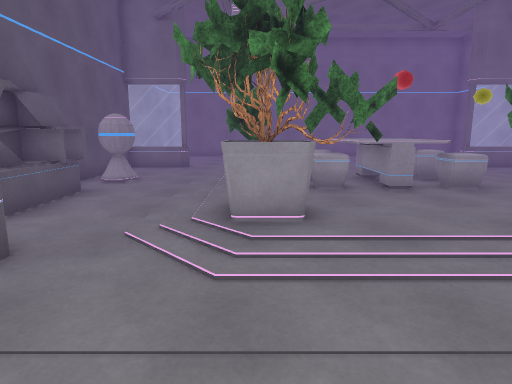
View 1 (above)

16 first-person views from a walk through a Unity game level. The camera is 1.5 m above the floor, tilts 10° down and sees 75° across. The floor is counted in squares, 1 m on a side. Each view is taken from the middle of a square. On the plan, view 1 faces up. The plan holds only what a view shows up to about 15 squares ahead; the rest is blank. The player character is not drawn. Some surface patterns are stand-ins.

View 2
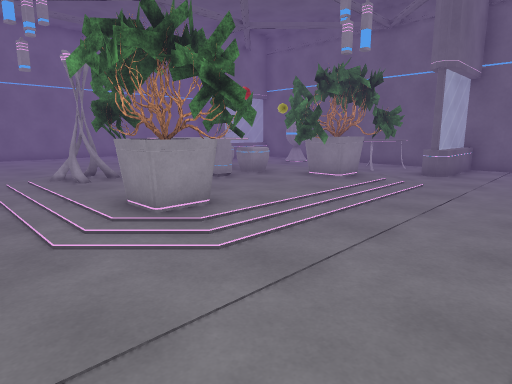

View 3
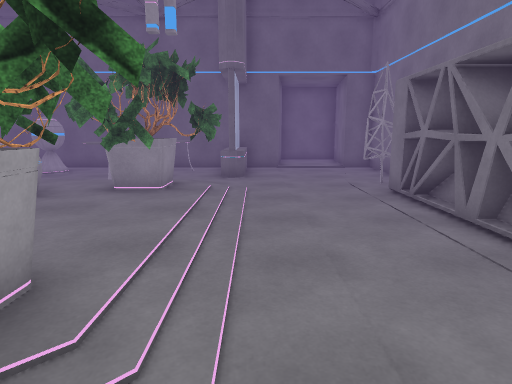

View 4
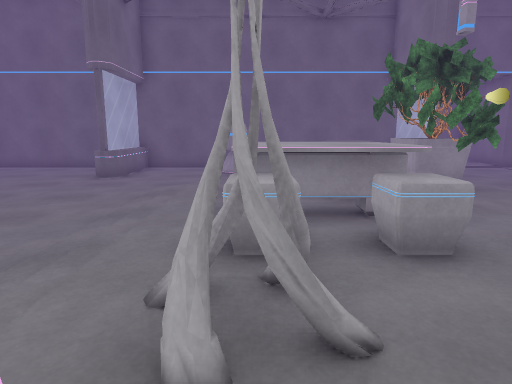

View 5
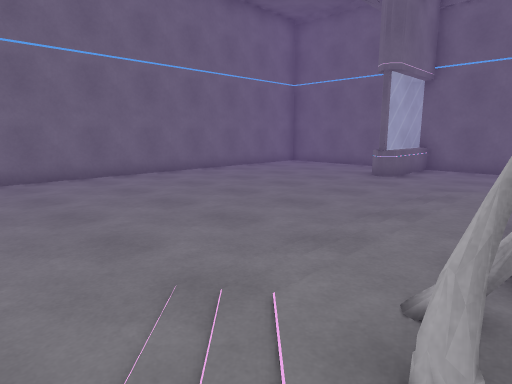

View 6
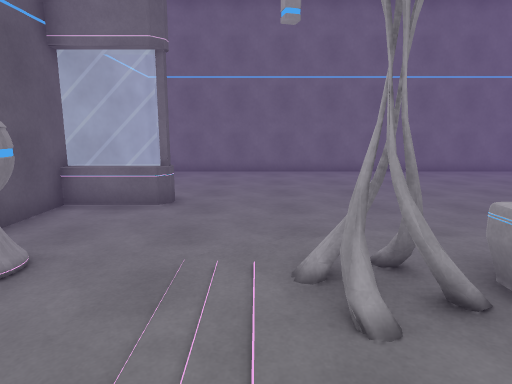

View 7
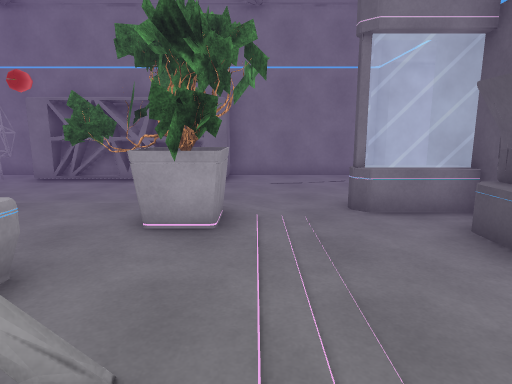

View 8
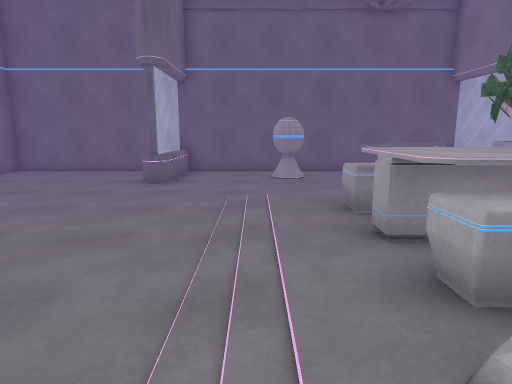

View 9
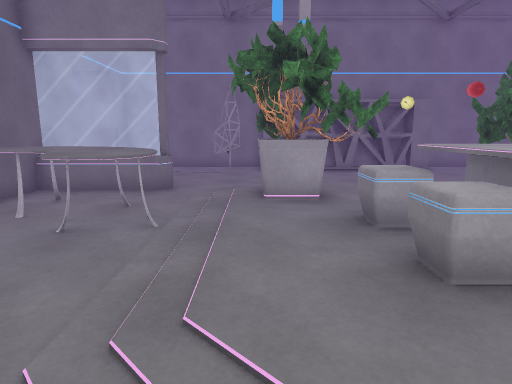

View 10
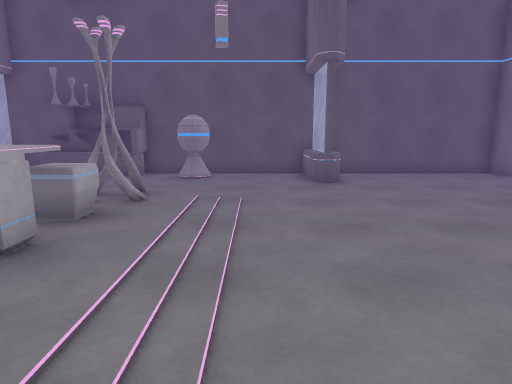

View 11
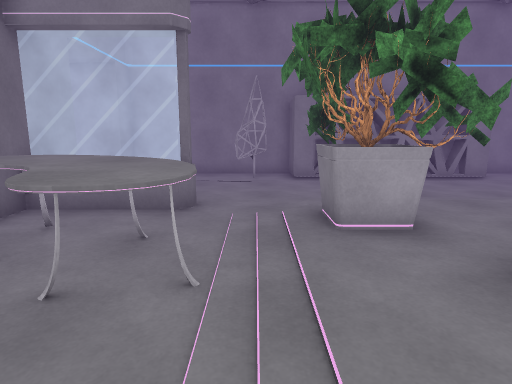

View 12
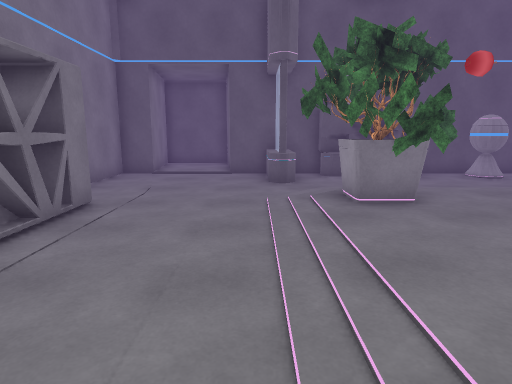

View 13
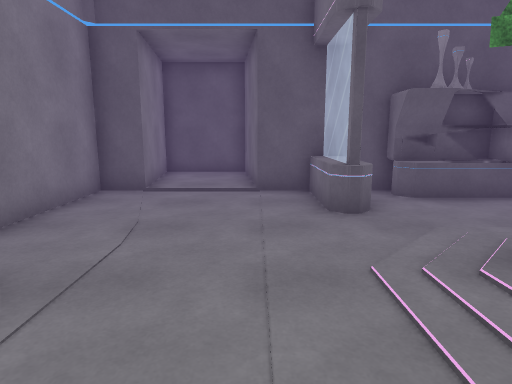

View 14
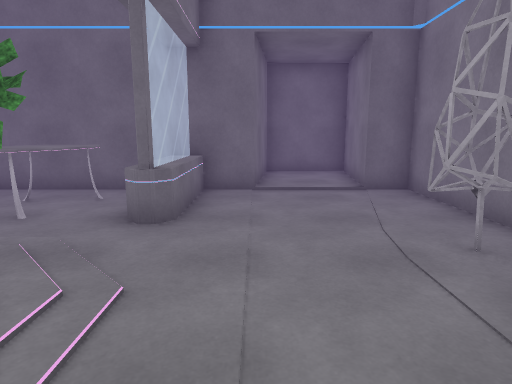

View 15
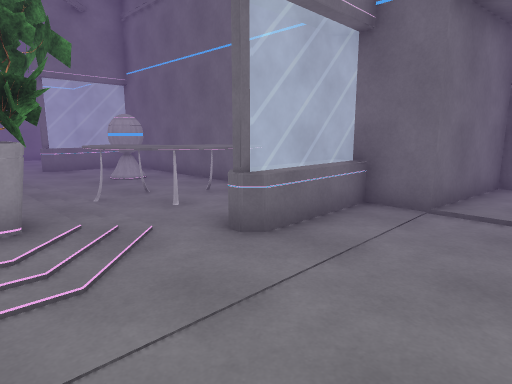

View 16
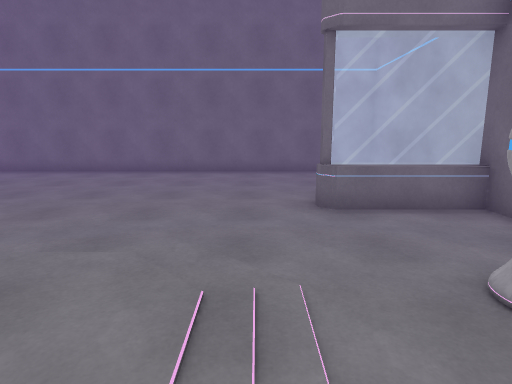

### Floor plan
Key: @ floor where view 1 was taken; # wall or solid block; x gap in a wall; . main floor; : floor 0.25 m higher than the main floor; / step, stairs or slope; ^ raised ledge; L lamp; T table; B box; R tree; P pine tree; O other object.
Columns run from 9 left of view 1 to 17 right of it. Each row starts with its distance up from view 1.
 22    ####################
 21    #..................#
 20    #..................#
 19    #..................#
 18    #..................#
 17    #..................#
 16    O..................#
 15    OOOO...........OOOOO
 14    #..................#
 13    #..................#
 12    #..................#
 11    #LL../::::::::..LL.#
 10    #LL..:OOTTTT::...L.#
  9    #B...:::TTT:::.T...#
  8     B...::OTTTT::.TT..#
  7     B...:R :::RR:.TTTT#
  6    BB...:x^R:RR##..TTT#
  5    #B....#RR::R#R.....#
  4    OOOO...R....RR.OOOOO
  3    O..................#
  2 ####..................#####
  1 #.........................#
  0 #........@.......P........#
 -1 ####.....########PP...#####
 -2    #######      #######

Positions as (right, up) in squares from view 1, and headings:
1: (0, 0), facing up
2: (-3, 0), facing up-right
3: (-2, 3), facing right
4: (-2, 10), facing right
5: (-2, 10), facing up-right
6: (-1, 7), facing up
7: (-1, 11), facing down
8: (-1, 12), facing right
9: (7, 13), facing down
10: (7, 13), facing left
11: (8, 11), facing down
12: (7, 3), facing left
13: (3, 2), facing left
14: (4, 2), facing right
15: (6, 0), facing up-right
16: (8, 8), facing up
